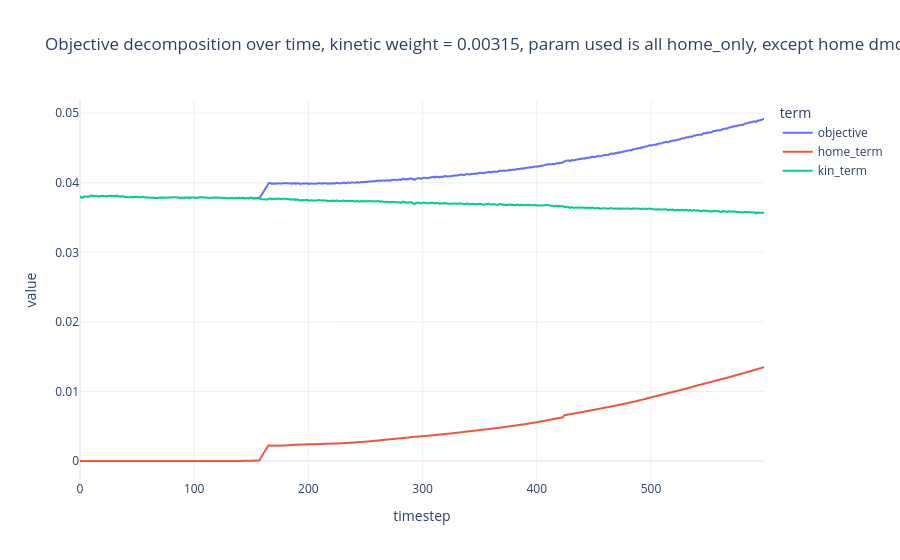

Notebook code cell kept with this figure:
### Code cell
df_obj = pd.DataFrame({
    "timestep": range(len(obj_val_arr)),
    "objective": obj_val_arr,
    "home_term": home_term_arr * objective_weights["homeostatic"],
    "kin_term": np.asarray(kin_term_arr) * objective_weights["kinetics"],
})

long = df_obj.melt(id_vars="timestep", var_name="term", value_name="value")

fig = px.line(
    long, x="timestep", y="value", color="term",
    title=f"Objective decomposition over time, kinetic weight = {objective_weights["kinetics"]}, param used is all home_only, except home dmdt target"
)
fig.update_layout(template="plotly_white", hovermode="x unified")
fig.show()

### Figure 1 — Plotly figure (JSON) as saved in the notebook; plotly's stock layout.template omitted (floating-point values rounded to 4 significant figures; data arrays with more than 128 entries replaced by an {"elided": "..."} marker saying what was removed)
{"data": [{"hovertemplate": "term=objective<br>timestep=%{x}<br>value=%{y}<extra></extra>", "legendgroup": "objective", "line": {"color": "#636efa", "dash": "solid"}, "marker": {"symbol": "circle"}, "mode": "lines", "name": "objective", "showlegend": true, "x": {"elided": "600 int values"}, "xaxis": "x", "y": {"elided": "600 float values"}, "yaxis": "y", "type": "scattergl"}, {"hovertemplate": "term=home_term<br>timestep=%{x}<br>value=%{y}<extra></extra>", "legendgroup": "home_term", "line": {"color": "#EF553B", "dash": "solid"}, "marker": {"symbol": "circle"}, "mode": "lines", "name": "home_term", "showlegend": true, "x": {"elided": "600 int values"}, "xaxis": "x", "y": {"elided": "600 float values"}, "yaxis": "y", "type": "scattergl"}, {"hovertemplate": "term=kin_term<br>timestep=%{x}<br>value=%{y}<extra></extra>", "legendgroup": "kin_term", "line": {"color": "#00cc96", "dash": "solid"}, "marker": {"symbol": "circle"}, "mode": "lines", "name": "kin_term", "showlegend": true, "x": {"elided": "600 int values"}, "xaxis": "x", "y": {"elided": "600 float values"}, "yaxis": "y", "type": "scattergl"}], "layout": {"xaxis": {"anchor": "y", "domain": [0.0, 1.0], "title": {"text": "timestep"}}, "yaxis": {"anchor": "x", "domain": [0.0, 1.0], "title": {"text": "value"}}, "legend": {"title": {"text": "term"}, "tracegroupgap": 0}, "title": {"text": "Objective decomposition over time, kinetic weight = 0.00315, param used is all home_only, except home dmdt target"}, "hovermode": "x unified"}}
